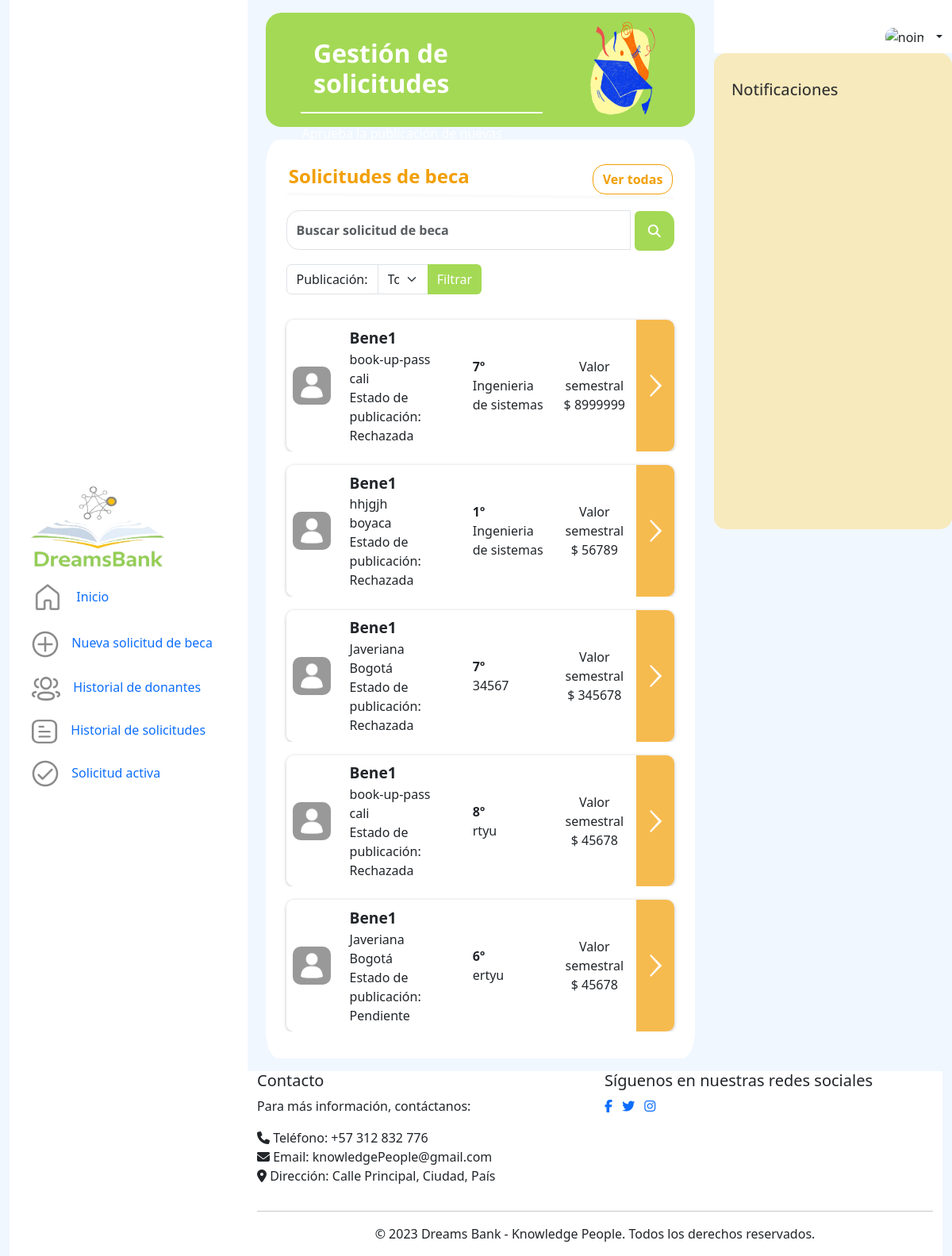
Before: /scholarships/scholarships/ with the older database file.
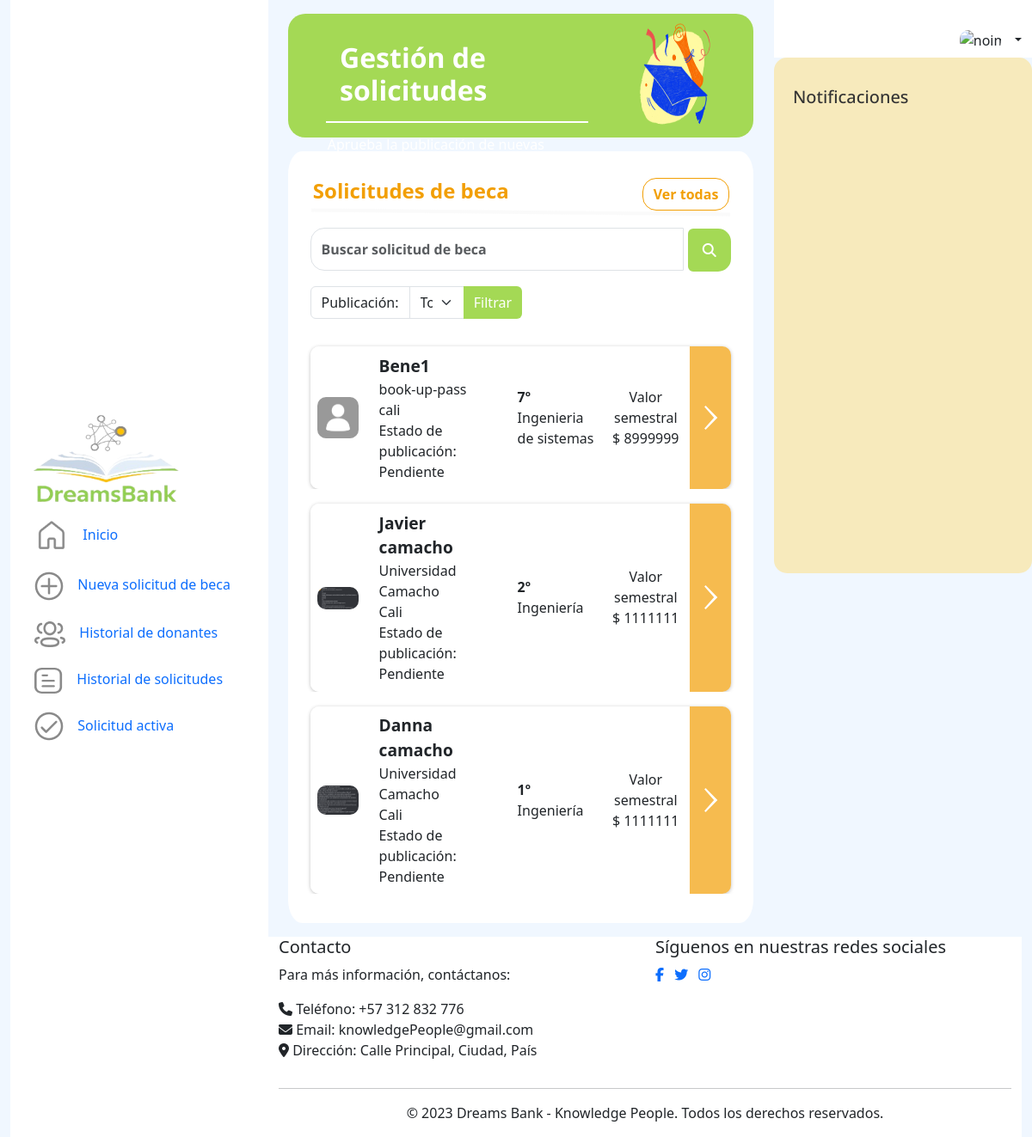
After: the same page with the newer database file.
### scholarships/models.py (models this page shows, shortened)
class Scholarship(models.Model):
    stratum = models.CharField(max_length=2,null=False)
    photocopy_id = models.FileField(upload_to="files/",null=False, blank=False)
    motivational_letter = models.TextField(max_length=2000,null=False)
    certificate = models.FileField(upload_to="files/",null=False, blank=False)
    value_period = models.IntegerField(null=False)
    icfes_score = models.IntegerField(null=False)
    period_current = models.IntegerField(null=False)
    program_adm = models.CharField(max_length=40,null=False)
    optionsapplication = (('NI','Nuevo Ingreso'),
              ('A','Antiguo'))
    application_type = models.CharField(max_length=40,choices=optionsapplication,null=False)
    optionsstate = (('P','Pendiente'),
                     ('A','Aceptada'),
                     ('R','Rechazada'))
    state = models.CharField(max_length=30,choices=optionsstate,null=False)
    total_periods = models.IntegerField(null=False)
    optionsactive = (('AC','Activo'),
                     ('IN','Inactivo'))
    active = models.CharField(max_length=20,choices=optionsactive,default='Activo',null=False)
    date_application = models.DateTimeField(auto_now_add=True)
    id_user = models.ForeignKey(Beneficiary,null=False,blank=False,on_delete=models.CASCADE)
    institution = models.ForeignKey(Institution,null=False,blank=False, on_delete=models.CASCADE)

### users/models.py (models this page shows, shortened)
class User(AbstractBaseUser, PermissionsMixin):
    username=None
    BENEFICIARY=1
    NATURALDONOR=2
    LEGALDONOR=3
    INSTITUTION=4
    ADMIN=5
    ROLE_CHOICE=(
          (BENEFICIARY, 'Beneficiario'),
          (NATURALDONOR,'Donante natural'),
          (LEGALDONOR,'Donante juridico'),
          (INSTITUTION,'Institución'),
          (ADMIN,'Admin'),
    )
    TI=1
    CC=2
    CE=3
    NIT=4
    IDTYPE_CHOICE= ((TI,'Tarjeta de Identidad'),
                (CC,'Cédula de Ciudadanía'),
                ( CE,'Cédula extranjera'),
                (NIT,'NIT'))
    email = models.EmailField(_("email address"), unique=True)
    name=models.CharField(max_length=100,null=False)
    profilePicture= models.ImageField(upload_to="users",null=True, blank=True)
    idType = models.PositiveSmallIntegerField(choices=IDTYPE_CHOICE,null=False)
    numID = models.CharField(max_length=10,null=False)
    role=models.PositiveSmallIntegerField(choices=ROLE_CHOICE,null=False)
    date_joined = models.DateTimeField(auto_now_add=True)
    last_login= models.DateTimeField(auto_now_add=True)
    created_date = models.DateTimeField(auto_now_add=True)
    modified_date = models.DateTimeField(auto_now_add=True)
    contact = models.CharField(max_length=15)
    notifications = models.ManyToManyField(Notification)
    is_staff = models.BooleanField(default=False)
    is_active = models.BooleanField(default=True)
    is_admin = models.BooleanField(default=False)
    is_superadmin = models.BooleanField(default=False)
    is_superuser = models.BooleanField(default=False)
    date_joined = models.DateTimeField(default=timezone.now)
    USERNAME_FIELD = "email"
    REQUIRED_FIELDS = ['name', 'idType', 'numID', 'role']
    objects = UserManager()

class Institution(User):
    description = models.TextField(max_length=255)
    TYPE_CHOICES = (
        ('Tecnica', 'Tecnica'),
        ('Tecnologica', 'Tecnologica'),
        ('Pregrado', 'Pregrado'),
        ('Posgrado','Posgrado')
    )
    type_institution = models.CharField(
        max_length=255,
        blank = False,
    )
    address = models.CharField(max_length=100)
    city = models.CharField(max_length=70)
    money_donation = models.IntegerField(default=0)
    optionsstate= (('A','Aprobada'),
                     ('P','Pendiente'),
                     ('R','Rechazada'))
    verificationState = models.CharField(max_length=30,choices=optionsstate,null=False, default='P')

### scholarships/views.py (the view, shortened to what this page needs)
# urls.py: path('scholarships/', ScholarshipListView.as_view(), name='scholarships'),
class ScholarshipListView(View):
    def get(self, request):
        state_filter = request.GET.get('state', '')  # Obtener el estado filtrado de la URL
        search_query = request.GET.get('search', '')  # Obtener el término de búsqueda
        scholarships = Scholarship.objects.all()
        if state_filter:
            scholarships = scholarships.filter(state__startswith=state_filter)
        if search_query:
            scholarships = scholarships.filter(Q(id_user__name__icontains=search_query) | Q(id_user__id__icontains=search_query))
        context = {
            'scholarships': scholarships,
            'state_filter': state_filter,
            'search_query': search_query,
        }
        return render(request, 'allScholarships.html', context)

### scholarships/templates/allScholarships.html (shortened to what the changed rows need)
{% extends 'base.html' %}
{% load static %}
{% block content %}
<link href="{% static '/historyapplications.css' %}" rel="stylesheet"/>
<link href="{% static 'newscholarship.css' %}" rel="stylesheet"/>
<div class="row mb-3 flex-sm-row" id="contTitulo">
      <div class="col-md-8">
        <br />
        <h1 id="titulo" class="mt-2" style="color: white">Gestión de solicitudes</h1>
      </div>
    </div>
<div class="row mb-3 flex-sm-row" style=" background-color: white; margin-top:1rem; border-radius: 3%;  margin-left: 2%; width: 98%;">
<div class="table-responsive " style="width: 95%; margin-left: 2.5%;" >
    <table class="table" style="border: transparent;">
      <thead>
        <tr>
          <th></th>
          <th></th>
          <th></th>
          <th></th>
          <th style="width: 2rem"></th>
        </tr>
      </thead>
      <tbody>
{% if scholarships %}
    {% for scholarship in scholarships %}
        <tr class="mt-5 align-middle" style="box-shadow:0px 1px 4px rgba(0, 0, 0, 0.25); border-radius: 10px;">
            <td class="align-middle" style="border-top-left-radius: 10px; border-bottom-left-radius: 10px;">
              {% if scholarship.id_user.profilePicture != "" %}
              <img src="/media/{{ scholarship.id_user.profilePicture }}" class="img-fluid" alt="noimage"
                style="max-width: 3rem; max-height: 3rem; border-radius: 10px; margin-right: 0.5rem;">
              {% else %}
              <img src="/media/users/profile_default.png" class="img-fluid" alt="noimage"
                style="max-width: 3rem; max-height: 3rem; border-radius: 10px; margin-right: 0.5rem;">
              {% endif %}
            </td>
            <td>
              <div class="row">
                <div class="col-12" style="font-weight: bolder; font-size: larger;">{{ scholarship.id_user.name|capfirst }}
                </div>
                <div class="col-12">{{ scholarship.institution.name }}</div>
                <div class="col-12">{{ scholarship.institution.city }}</div>
                <div class="col-12">Estado de publicación: {% if scholarship.state == 'R' %} Rechazada {% elif scholarship.state == 'A'%} Aceptada {% elif scholarship.state == 'P'%} Pendiente {% else %}{{ scholarship.state }}{% endif %}</div>
              </div>
            </td>
            <td>
              <div class="row ">
                <div class="col-12" style="font-weight: 700;">{{ scholarship.period_current }}º</div>
                <div class="col-12">{{ scholarship.program_adm }}</div>
              </div>
            </td>
            <td>
              <div class="row my-auto">
                <div class="col-12 text-center">Valor semestral</div>
                <div class="col-12 text-center">$ {{ scholarship.value_period }}</div>
              </div>
            </td>
            <td
              style="background-color: rgba(242, 159, 5, 0.7); border-top-right-radius: 10px; border-bottom-right-radius: 10px;"
              class="align-middle">
              <div class="d-flex align-items-center justify-content-center">
                <button type="submit" class="btn btn-link p-0" style=" border: none;" name="viewBeneficiaryDetails"
                  data-scholarship-id="{{ x.id_user.name }}">
                  <a href="{% url 'scholarships:showdetailsbeneficiary' id=scholarship.id %}">
                  <img src="/media/images/Forward.png" class="img-fluid" alt="noimage"
                    style="max-width: 3rem; max-height: 3rem;">
                  </a>
                </button>
              </div>
            </td>
          </tr>
          <tr style="margin-top: -1rem;">
            <td colspan="5" style="text-align: center;">
            </td>
        </tr>
    {% endfor %}
{% endif %}
      </tbody>
    </table>
</div>
</div>
{% endblock %}

Changed rows visible on the page:
removed Scholarship: id_user.profilePicture (placeholder picture), id_user.name "Bene1", institution.name "Javeriana", institution.city "Bogotá", state "Rechazada", period_current "7", program_adm "34567", value_period "345678"
removed Scholarship: id_user.profilePicture (placeholder picture), id_user.name "Bene1", institution.name "book-up-pass", institution.city "cali", state "Rechazada", period_current "8", program_adm "rtyu", value_period "45678"
removed Scholarship: id_user.profilePicture (placeholder picture), id_user.name "Bene1", institution.name "Javeriana", institution.city "Bogotá", state "Pendiente", period_current "6", program_adm "ertyu", value_period "45678"
changed Scholarship "Ingenieria de sistemas": state "Rechazada" → "Pendiente"
changed Scholarship: id_user.profilePicture: picture added in place of a placeholder; id_user.name "Bene1" → "Javier camacho"; institution.name "hhjgjh" → "Universidad Camacho"; institution.city "boyaca" → "Cali"; period_current "1" → "2"; program_adm "Ingenieria de sistemas" → "Ingeniería"; value_period "56789" → "1111111"; state "Rechazada" → "Pendiente"
added Scholarship: id_user.profilePicture (picture), id_user.name "Danna camacho", institution.name "Universidad Camacho", institution.city "Cali", state "Pendiente", period_current "1", program_adm "Ingeniería", value_period "1111111"
